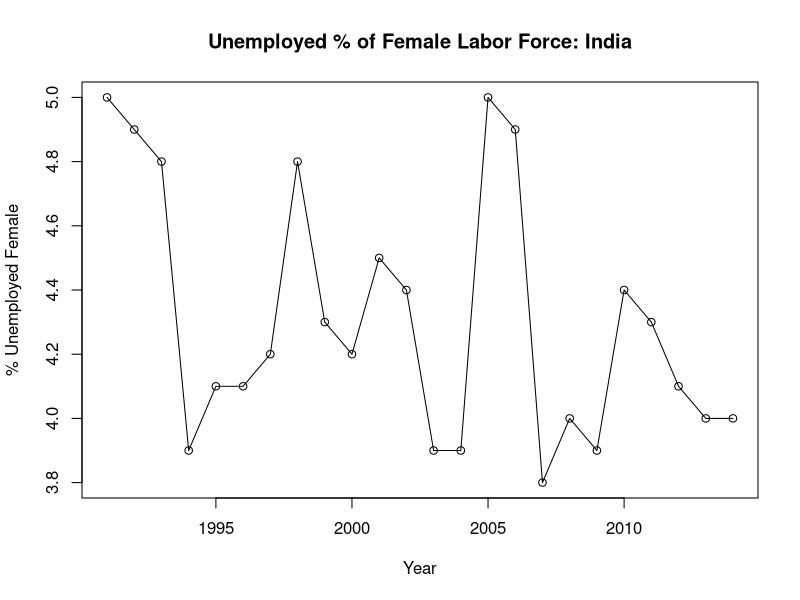
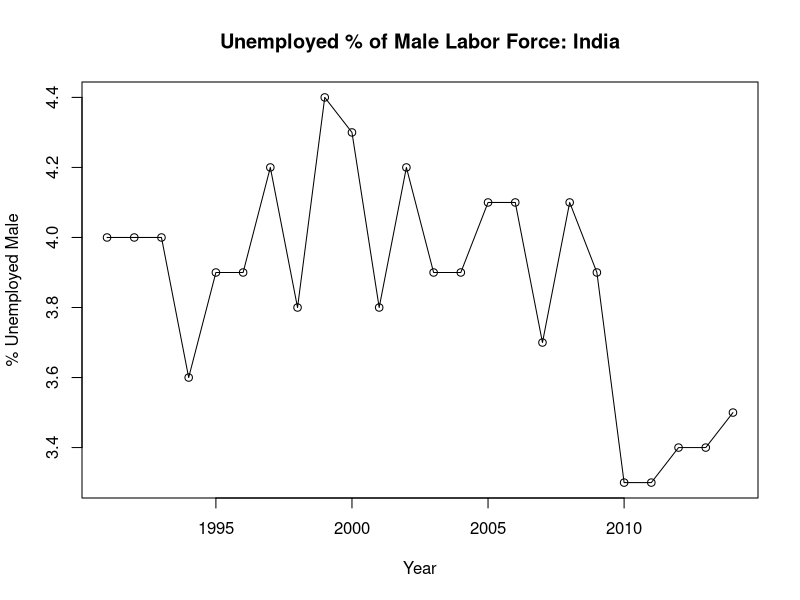
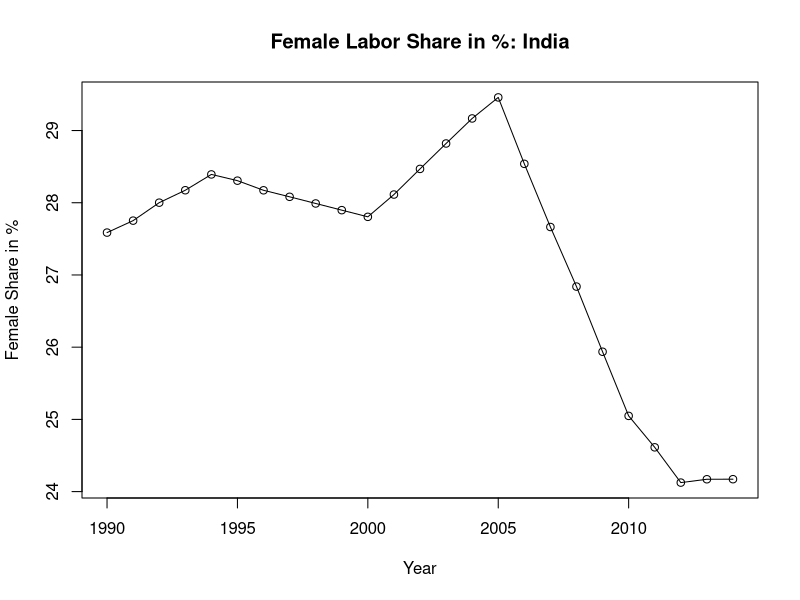
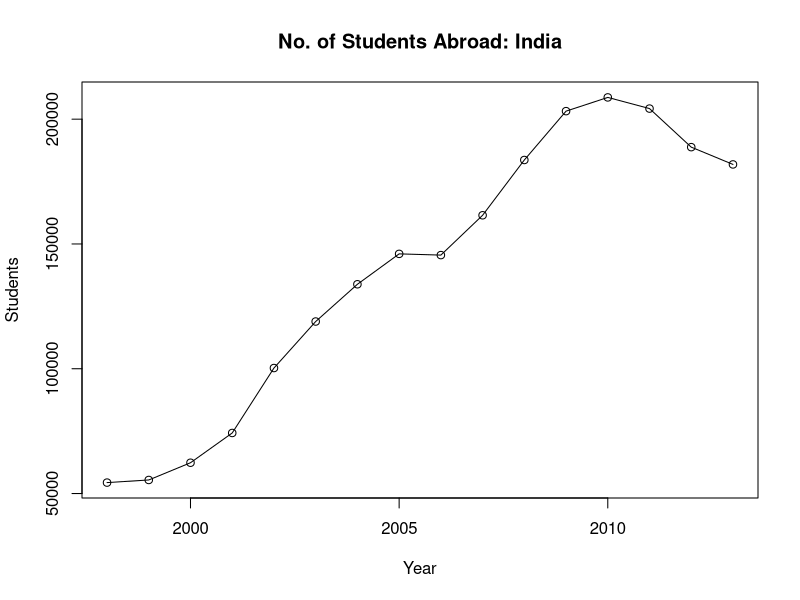
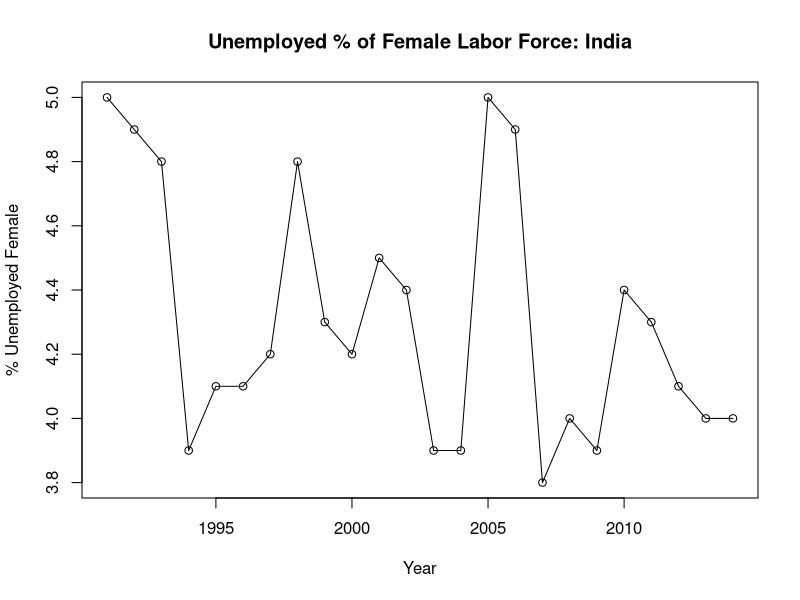
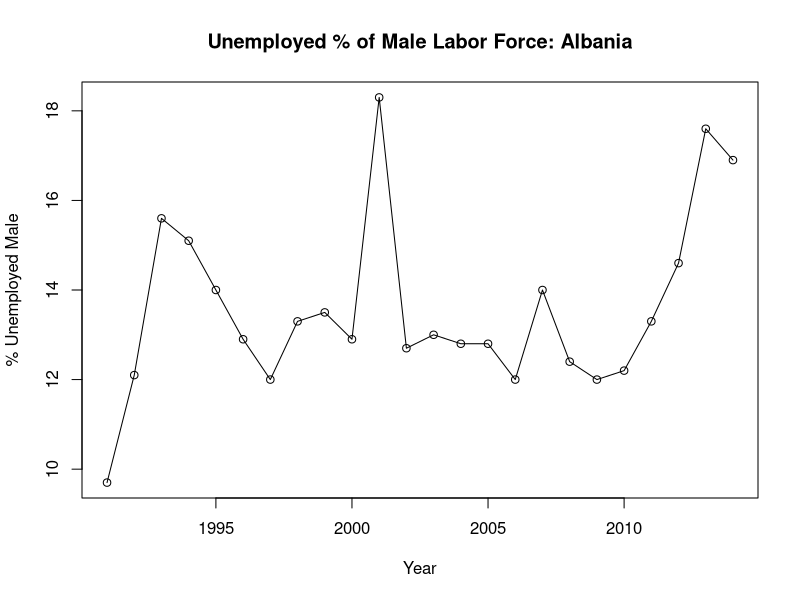
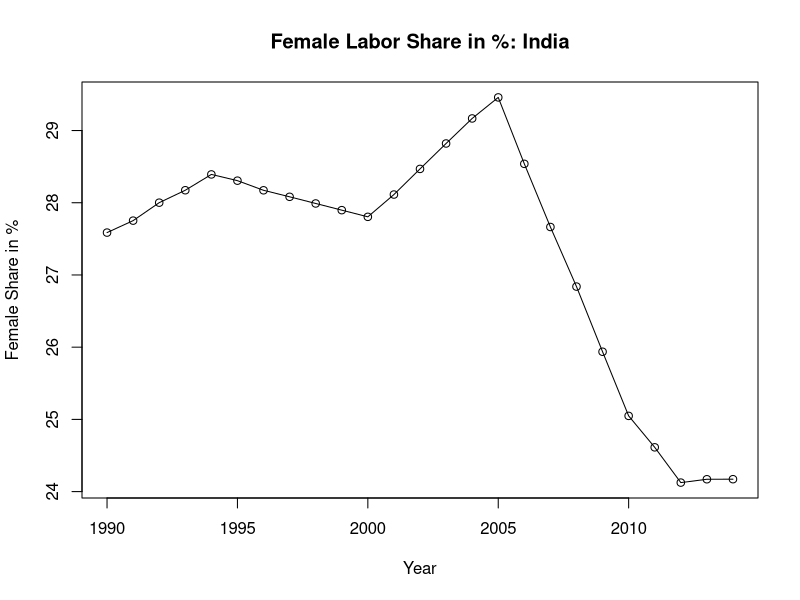
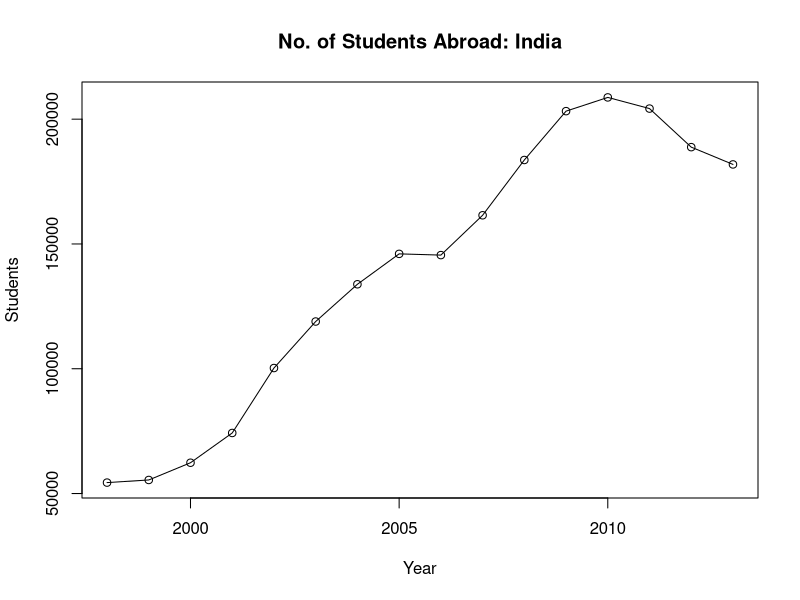

The R script that drew these images, in order:
## ---- chunk 1
un_fm_df = read.csv(file = "plot_data/female_unemployment.csv", stringsAsFactors = FALSE)
un_ma_df = read.csv(file = "plot_data/male_unemployment.csv", stringsAsFactors = FALSE)
labor_share_fm_df = read.csv(file = "plot_data/female_labor_share.csv", stringsAsFactors = FALSE)
abroad_ed_df = read.csv(file = "plot_data/foreign_education.csv", stringsAsFactors = FALSE)
## ---- chunk 2
countries = un_fm_df[,1]
## ---- chunk 3
plot_un_fm = function(country = "India") {
  
  # select row with 'country' details as dataframe
  temp_df = un_fm_df[un_fm_df$country_name == country, 3:ncol(un_fm_df)]
  # get transposed matrix of dataframe with years as rows
  temp_mat = t(temp_df)
  # clean row by removing 'x' from years and converting into numeric
  rownames(temp_mat) = sapply(rownames(temp_mat), function(x) as.numeric(gsub("x", "", x)))
  
  # plot
  plot(rownames(temp_mat), temp_mat[,1], type='o', xlab = 'Year', ylab = '% Unemployed Female')
  title(main = paste("Unemployed % of Female Labor Force: ", country, sep = ""))
}
## ---- chunk 4

plot_un_ma = function(country = "India") {
  
  # select row with 'country' details as dataframe
  temp_df = un_ma_df[un_ma_df$country_name == country, 3:ncol(un_ma_df)]
  # get transposed matrix of dataframe with years as rows
  temp_mat = t(temp_df)
  # clean row by removing 'x' from years and converting into numeric
  rownames(temp_mat) = sapply(rownames(temp_mat), function(x) as.numeric(gsub("x", "", x)))
  
  # plot
  plot(rownames(temp_mat), temp_mat[,1], type='o', xlab = 'Year', ylab = '% Unemployed Male')
  title(main = paste("Unemployed % of Male Labor Force: ", country, sep = ""))
}
## ---- chunk 5

plot_fm_labor_share = function(country = "India") {
  
  # select row with 'country' details as dataframe
  temp_df = labor_share_fm_df[labor_share_fm_df$country_name == country, 3:ncol(labor_share_fm_df)]
  # get transposed matrix of dataframe with years as rows
  temp_mat = t(temp_df)
  # clean row by removing 'x' from years and converting into numeric
  rownames(temp_mat) = sapply(rownames(temp_mat), function(x) as.numeric(gsub("x", "", x)))
  
  # plot
  plot(rownames(temp_mat), temp_mat[,1], type='o', xlab = 'Year', ylab = 'Female Share in %')
  title(main = paste("Female Labor Share in %: ", country, sep = ""))
}
## ---- chunk 6

plot_abroad_ed = function(country = "India") {
  
  # select row with 'country' details as dataframe
  temp_df = abroad_ed_df[abroad_ed_df$country_name == country, 3:ncol(abroad_ed_df)]
  # get transposed matrix of dataframe with years as rows
  temp_mat = t(temp_df)
  # clean row by removing 'x' from years and converting into numeric
  rownames(temp_mat) = sapply(rownames(temp_mat), function(x) as.numeric(gsub("x", "", x)))
  
  # plot
  plot(rownames(temp_mat), temp_mat[,1], type='o', xlab = 'Year', ylab = 'Students')
  title(main = paste("No. of Students Abroad: ", country, sep = ""))
}
## ---- chunk 7
plot_all = function(country = "India") {
  plot_un_fm(country)
  plot_un_ma(country)
  plot_fm_labor_share(country)
  plot_abroad_ed(country)
}
## ---- chunk 8
plot_all()
## ---- chunk 9
plot_un_fm()
## ---- chunk 10
plot_un_ma(countries[2])
## ---- chunk 11
plot_fm_labor_share()
## ---- chunk 12
plot_abroad_ed()
## ---- chunk 13
countries[2]
## ---- chunk 14
rm(list=ls())
